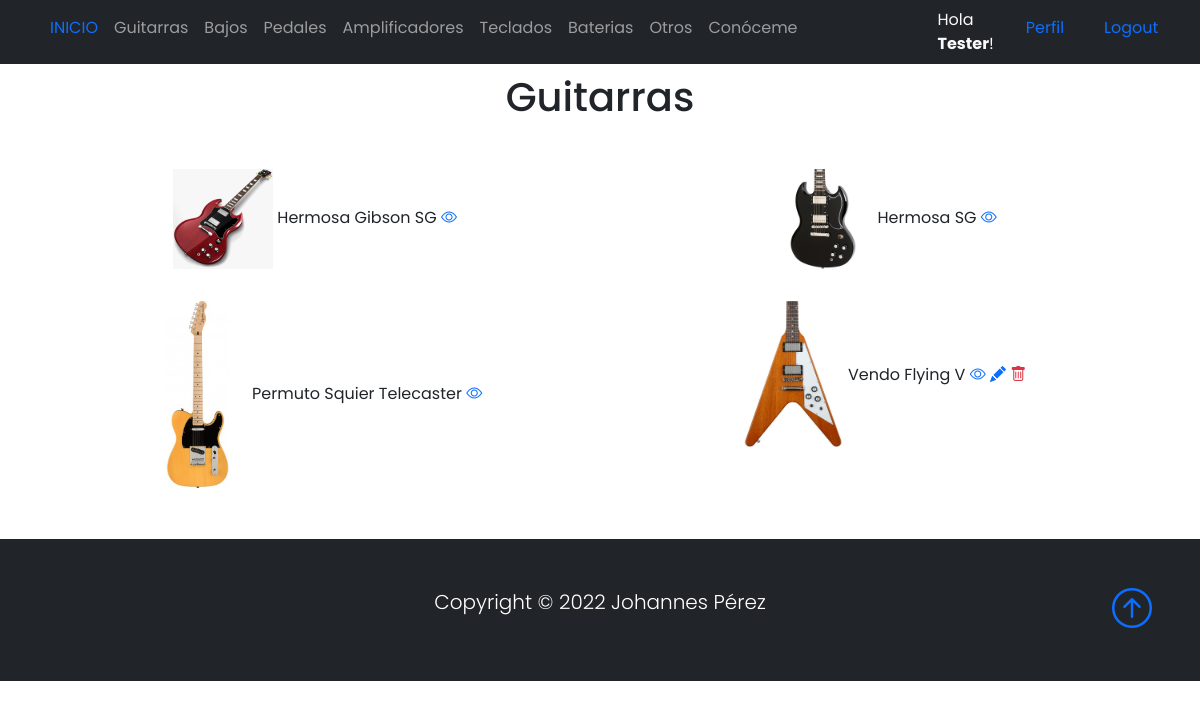
Before: /listaGuitarras/ (signed in) with the older database file.
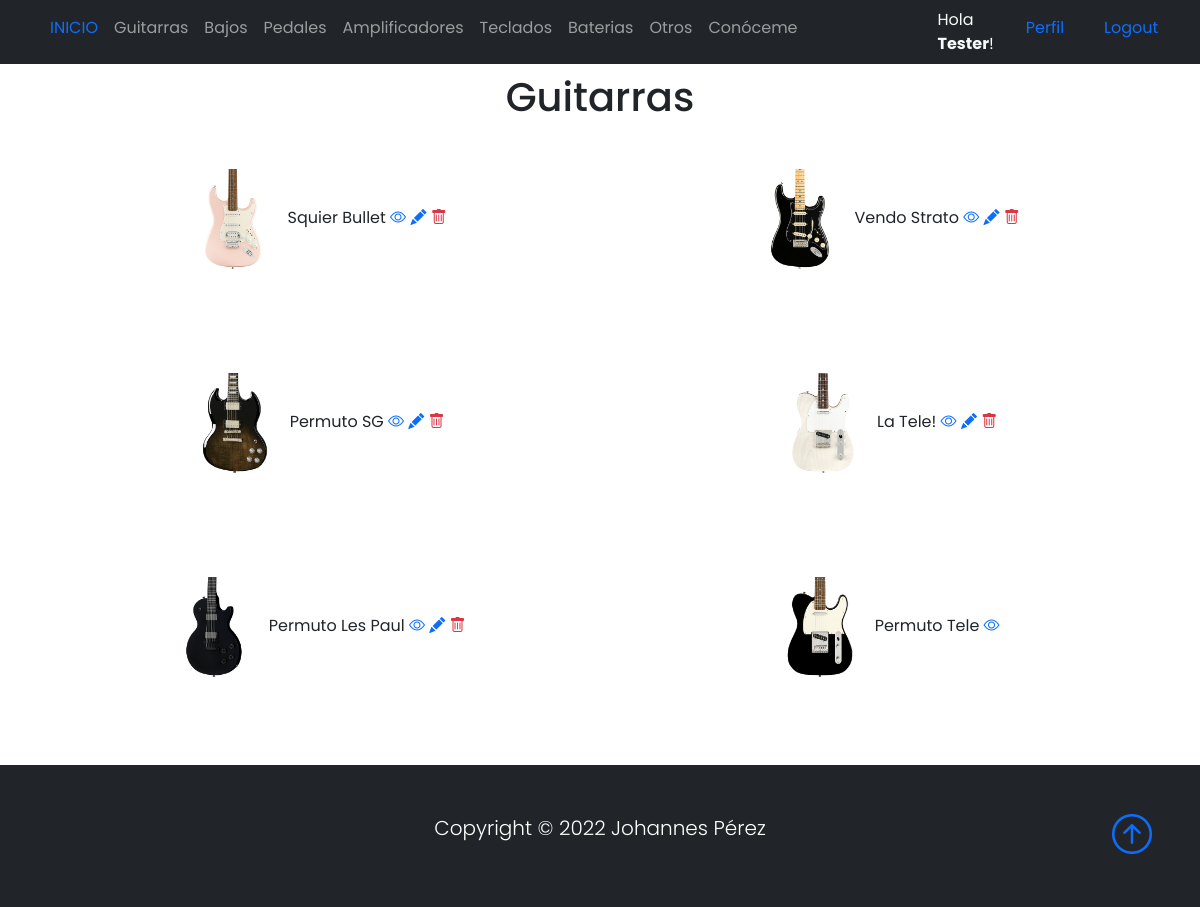
After: the same page with the newer database file.
### Base/models.py (models this page shows, shortened)
class Instrumento(models.Model):
    instrumentoSeleccion = (
    ('guitarra','Guitarra'),
    ('bajo', 'Bajo'),
    ('pedal','Pedal'),
    ('bateria','Bateria'),
    ('teclado','Teclado'),
    ('amplificador','Amplificador'),
    ('otro', 'Otro'),
    )
    usuario = models.ForeignKey(User, on_delete=models.CASCADE, null=True, blank=True)
    titulo = models.CharField(max_length=200)
    instrumento = models.CharField(max_length=15, choices=instrumentoSeleccion, default='guitarra')
    marca = models.CharField(max_length=40)
    modelo = models.CharField(max_length=40)
    descripcion = models.TextField(null=True, blank=True)
    year = models.IntegerField()
    precio = models.DecimalField(max_digits=10, decimal_places=2)
    fechaPublicacion = models.DateTimeField(auto_now_add=True)
    telefonoContacto = models.IntegerField()
    emailContacto = models.EmailField()
    imagenInstrumento = models.ImageField(null=True, blank=True, upload_to="imagenes/")
    class Meta:
        ordering = ['usuario', '-fechaPublicacion']

### Base/views.py (the view)
# urls.py: path('listaGuitarras/', GuitarraLista.as_view(), name='guitarras'),
class GuitarraLista(LoginRequiredMixin, ListView):
    context_object_name = 'guitarras'
    queryset = Instrumento.objects.filter(instrumento__startswith='guitarra')
    template_name = 'Base/listaGuitarras.html'
    login_url = '/login/'

### Base/templates/Base/listaGuitarras.html
{% extends 'Base/home.html' %}
{% block content %}
<br>
<br>
<div class="container text-center">
    <h1>Guitarras</h1>
</div>
<br>
<div class="container text-center">
    <div class="row">
            {% for guitarra in guitarras %}
            <div class="col-sm-6 align-items-center">
                <div class="card-body">
                <img src="{{guitarra.imagenInstrumento.url}}" class="" width="100px">
                {{guitarra.titulo}}
                <a href="{% url 'guitarra' guitarra.id %}"><i class="bi bi-eye"></i></a>
                {% if user.id == guitarra.usuario.id %}
                <a href="{% url 'guitarra_editar' guitarra.id %}"><i class="bi bi-pencil-fill"></i></a>
                <a href="{% url 'guitarra_eliminar' guitarra.id %}"><i class="bi bi-trash text-danger"></i></a>
                <br>
                <br>
                <br>
                <br>
                {% endif %}
                </div>
            </div>
            {% endfor %}
    </div>
</div>
{% endblock %}

### Base/templates/Base/home.html (shortened to what this page needs)
{% load static %}
<!DOCTYPE html>
<html lang="en">
<head>
    <link href="https://cdn.jsdelivr.net/npm/bootstrap@5.0.2/dist/css/bootstrap.min.css" rel="stylesheet"
>
    <link rel="stylesheet" href="https://cdn.jsdelivr.net/npm/bootstrap-icons@1.3.0/font/bootstrap-icons.css">
    <link rel="stylesheet" type="text/css" href="{% static 'style.css' %}">
</head>
<body>
    <nav class="navbar navbar-expand-sm bg-dark navbar-dark py-2 fixed-top">
      <div class="container">
            <div class="collapse navbar-collapse" id="navmenu">
              <ul class="navbar-nav mr-auto">
                <li class="nav-item">
                  <a class="nav-link" href="{% url 'home' %}"><span class="text-primary">INICIO</span></a>
                </li>
                <li class="nav-item">
                  <a class="nav-link" href="{% url 'guitarras' %}">Guitarras</a>
                </li>
                <li class="nav-item">
                  <a class="nav-link" href="{% url 'bajos' %}">Bajos</a>
                </li>
                <li class="nav-item">
                  <a class="nav-link" href="{% url 'pedales' %}">Pedales</a>
                </li>
                <li class="nav-item">
                  <a class="nav-link" href="{% url 'amplificadores' %}">Amplificadores</a>
                </li>
                <li class="nav-item">
                  <a class="nav-link" href="{% url 'teclados' %}">Teclados</a>
                </li>
                <li class="nav-item">
                  <a class="nav-link" href="{% url 'baterias' %}">Baterias</a>
                </li>
                <li class="nav-item">
                  <a class="nav-link" href="{% url 'otros' %}">Otros</a>
                </li>
                <li class="nav-item">
                  <a class="nav-link" href="{% url 'acerca_de_mi' %}">Conóceme</a>
                </li>
                <div class="container"></div>
                <div class="container"></div>
                <div class="container"></div>
                <div class="container"></div>
                <div class="container"></div>
                {% if request.user.is_authenticated %}
                <div class="container">
                <li class="nav-item">
                  <span class="text-light"> Hola <strong>{{request.user.first_name}}</strong>!</span>
                </li>
                </div>
                <div class="container">
                <li class="nav-item">
                  <a class="nav-link" href="{% url 'editar_perfil' %}"><span class="text-primary">Perfil</span></a>
                </li>
                </div>
                <div class="container">
                <li class="nav-item">
                  <a class="nav-link" href="{% url 'logout' %}"><span class="text-primary">Logout</span></a>
                </li>
                </div>
              {% endif %}
           </ul>
          </div>
      </div>
  </nav>
      {% block content %}{% endblock %}
  <footer class="p-5 bg-dark text-white text-center position-relative">
      <div class="container">
          <p class="lead text-white">Copyright &copy; 2022 Johannes Pérez</p>
          <a href="" class="position-absolute bottom-0 end-0 p-5">
              <i class="bi bi-arrow-up-circle h1"></i>
          </a>
      </div>
  </footer>
</body>
</html>

### Base/static/style.css (style rules this page uses)
body { background-color: white; font-family: 'Poppins', 'Nunito', sans-serif; padding-top: 25px; }
a { text-decoration: none; }
li { text-decoration: none; }
p { color: #363636; }

Changed rows visible on the page:
removed Instrumento: imagenInstrumento (picture), titulo "Hermosa Gibson SG"
removed Instrumento: imagenInstrumento (picture), titulo "Hermosa SG"
removed Instrumento: imagenInstrumento (picture), titulo "Permuto Squier Telecaster"
removed Instrumento: imagenInstrumento (picture), titulo "Vendo Flying V"
added Instrumento: imagenInstrumento (picture), titulo "Squier Bullet"
added Instrumento: imagenInstrumento (picture), titulo "Vendo Strato"
added Instrumento: imagenInstrumento (picture), titulo "Permuto SG"
added Instrumento: imagenInstrumento (picture), titulo "La Tele!"
added Instrumento: imagenInstrumento (picture), titulo "Permuto Les Paul"
added Instrumento: imagenInstrumento (picture), titulo "Permuto Tele"
